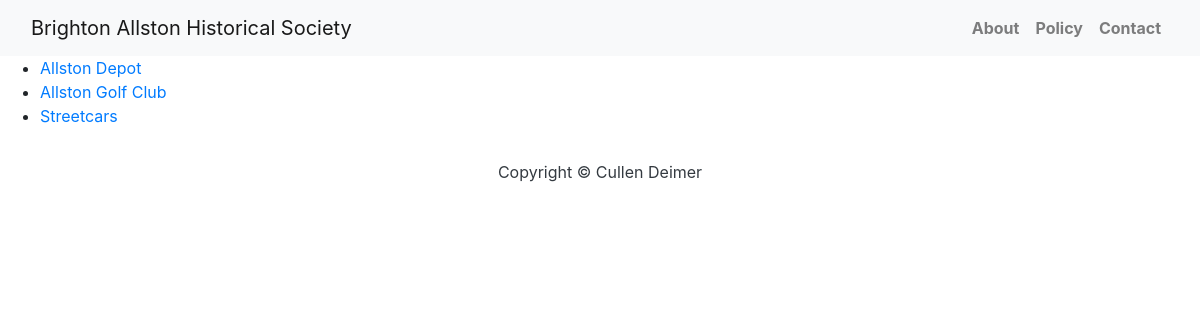
Before: /history/ with the older database file.
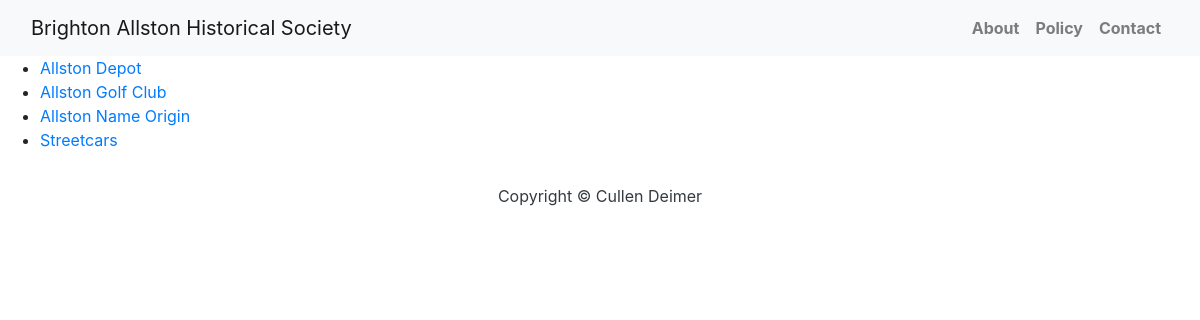
After: the same page with the newer database file.
### bahs/models.py (models this page shows, shortened)
class Page(models.Model):
    title = models.CharField(max_length=200, unique=True)
    body = models.TextField(blank=True, null=True)
    created_on = models.DateTimeField(auto_now_add=True)
    updated_on = models.DateTimeField(auto_now=True)
    class PageType(models.TextChoices):
        ARTICLE = 'Article', 'Article'
        ALBUM = 'Album', 'Album'
        INTERVIEW = 'Interview', 'Interview'
    page_type = models.CharField(
        max_length=10,
        choices=PageType.choices,
        default=PageType.ARTICLE
    )
    related_pages = models.ManyToManyField('self', blank=True)
    attribution = models.CharField(max_length=500, blank=True, null=True)
    class Meta:
        ordering = ['-created_on']

### bahs/views.py (the view)
# urls.py: path("history/", views.history, name="history"),
def history(request):
    page_list = Page.objects.order_by('title')
    context = {
        'page_list': page_list,
    }
    return render(request, 'bahs/history.html', context)

### bahs/templates/bahs/history.html
{% extends "base.html" %}
{% block content %}
{% if page_list %}
    <ul>
    {% for page in page_list %}
        <li><a href="/history/{{ page.id }}/">{{ page.title }}</a></li>
    {% endfor %}
    </ul>
{% else %}
    <p>No pages are available.</p>
{% endif %}
{%endblock%}

### bahs/templates/base.html (shortened to what this page needs)
<!DOCTYPE html>
<html>
    <head>
        <link rel="stylesheet" href="https://maxcdn.bootstrapcdn.com/bootstrap/4.0.0/css/bootstrap.min.css"/>
    </head>
    <body>
        <nav class="navbar navbar-expand-lg navbar-light bg-light shadow" id="mainNav">
            <div class="container-fluid">
                <a class="navbar-brand" href="/">Brighton Allston Historical Society</a>
                <div class="collapse navbar-collapse" id="navbarResponsive">
                    <ul class="navbar-nav ml-auto">
                        <li class="nav-item text-black">
                            <a class="nav-link text-black font-weight-bold" href="#">About</a>
                        </li>
                        <li class="nav-item text-black">
                            <a class="nav-link text-black font-weight-bold" href="#">Policy</a>
                        </li>
                        <li class="nav-item text-black">
                            <a class="nav-link text-black font-weight-bold" href="#">Contact</a>
                        </li>
                    </ul>
                </div>
            </div>
        </nav>
        {% block content %}{% endblock content %}
        <footer class="py-3 bg-grey">
            <p class="m-0 text-dark text-center ">Copyright &copy; Cullen Deimer</p>
        </footer>
    </body>
</html>

Changed rows visible on the page:
added Page: title "Allston Name Origin"
